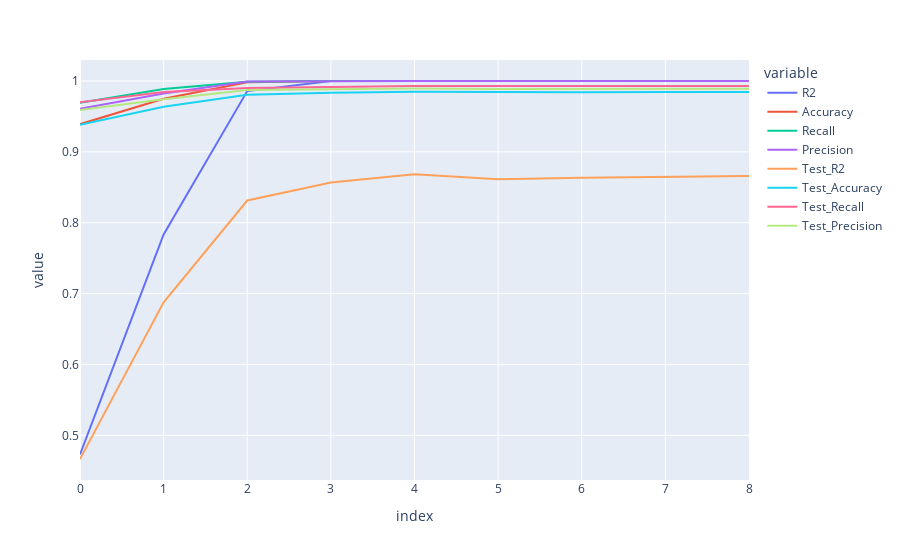

The notebook cell this image was saved under:
### Code cell
import plotly.express as px
df=pd.DataFrame(l)
px.line(df)

### Figure 1 — Plotly figure (JSON) as saved in the notebook; plotly's stock layout.template omitted (floating-point values rounded to 4 significant figures)
{"data": [{"hovertemplate": "variable=R2<br>index=%{x}<br>value=%{y}<extra></extra>", "legendgroup": "R2", "line": {"color": "#636efa", "dash": "solid"}, "mode": "lines", "name": "R2", "orientation": "v", "showlegend": true, "type": "scatter", "x": [0, 1, 2, 3, 4, 5, 6, 7, 8], "xaxis": "x", "y": [0.4731, 0.7836, 0.9858, 1.0, 1, 1, 1, 1, 1], "yaxis": "y"}, {"hovertemplate": "variable=Accuracy<br>index=%{x}<br>value=%{y}<extra></extra>", "legendgroup": "Accuracy", "line": {"color": "#EF553B", "dash": "solid"}, "mode": "lines", "name": "Accuracy", "orientation": "v", "showlegend": true, "type": "scatter", "x": [0, 1, 2, 3, 4, 5, 6, 7, 8], "xaxis": "x", "y": [0.9391, 0.975, 0.9984, 1.0, 1, 1, 1, 1, 1], "yaxis": "y"}, {"hovertemplate": "variable=Recall<br>index=%{x}<br>value=%{y}<extra></extra>", "legendgroup": "Recall", "line": {"color": "#00cc96", "dash": "solid"}, "mode": "lines", "name": "Recall", "orientation": "v", "showlegend": true, "type": "scatter", "x": [0, 1, 2, 3, 4, 5, 6, 7, 8], "xaxis": "x", "y": [0.9691, 0.9889, 0.9988, 1.0, 1, 1, 1, 1, 1], "yaxis": "y"}, {"hovertemplate": "variable=Precision<br>index=%{x}<br>value=%{y}<extra></extra>", "legendgroup": "Precision", "line": {"color": "#ab63fa", "dash": "solid"}, "mode": "lines", "name": "Precision", "orientation": "v", "showlegend": true, "type": "scatter", "x": [0, 1, 2, 3, 4, 5, 6, 7, 8], "xaxis": "x", "y": [0.9609, 0.9824, 0.9993, 1, 1, 1, 1, 1, 1], "yaxis": "y"}, {"hovertemplate": "variable=Test_R2<br>index=%{x}<br>value=%{y}<extra></extra>", "legendgroup": "Test_R2", "line": {"color": "#FFA15A", "dash": "solid"}, "mode": "lines", "name": "Test_R2", "orientation": "v", "showlegend": true, "type": "scatter", "x": [0, 1, 2, 3, 4, 5, 6, 7, 8], "xaxis": "x", "y": [0.4666, 0.6877, 0.8314, 0.8568, 0.8683, 0.8614, 0.8635, 0.8651, 0.8658], "yaxis": "y"}, {"hovertemplate": "variable=Test_Accuracy<br>index=%{x}<br>value=%{y}<extra></extra>", "legendgroup": "Test_Accuracy", "line": {"color": "#19d3f3", "dash": "solid"}, "mode": "lines", "name": "Test_Accuracy", "orientation": "v", "showlegend": true, "type": "scatter", "x": [0, 1, 2, 3, 4, 5, 6, 7, 8], "xaxis": "x", "y": [0.9382, 0.9638, 0.9804, 0.9834, 0.9847, 0.9839, 0.9842, 0.9844, 0.9844], "yaxis": "y"}, {"hovertemplate": "variable=Test_Recall<br>index=%{x}<br>value=%{y}<extra></extra>", "legendgroup": "Test_Recall", "line": {"color": "#FF6692", "dash": "solid"}, "mode": "lines", "name": "Test_Recall", "orientation": "v", "showlegend": true, "type": "scatter", "x": [0, 1, 2, 3, 4, 5, 6, 7, 8], "xaxis": "x", "y": [0.97, 0.9843, 0.9902, 0.9921, 0.993, 0.9928, 0.9929, 0.993, 0.9929], "yaxis": "y"}, {"hovertemplate": "variable=Test_Precision<br>index=%{x}<br>value=%{y}<extra></extra>", "legendgroup": "Test_Precision", "line": {"color": "#B6E880", "dash": "solid"}, "mode": "lines", "name": "Test_Precision", "orientation": "v", "showlegend": true, "type": "scatter", "x": [0, 1, 2, 3, 4, 5, 6, 7, 8], "xaxis": "x", "y": [0.9591, 0.9741, 0.9872, 0.9888, 0.9895, 0.9887, 0.9889, 0.989, 0.9892], "yaxis": "y"}], "layout": {"legend": {"title": {"text": "variable"}, "tracegroupgap": 0}, "margin": {"t": 60}, "xaxis": {"anchor": "y", "domain": [0, 1], "title": {"text": "index"}}, "yaxis": {"anchor": "x", "domain": [0, 1], "title": {"text": "value"}}}}
